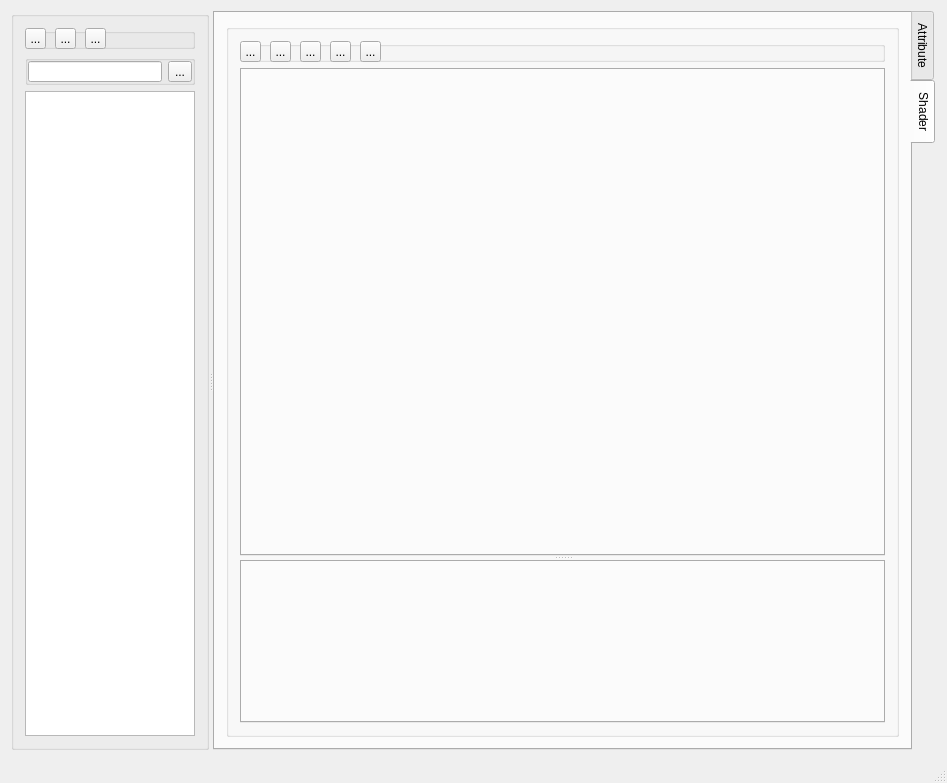
<?xml version="1.0" encoding="UTF-8"?>
<ui version="4.0">
 <class>QtGuiApplicationClass</class>
 <widget class="QMainWindow" name="QtGuiApplicationClass">
  <property name="geometry">
   <rect>
    <x>0</x>
    <y>0</y>
    <width>947</width>
    <height>783</height>
   </rect>
  </property>
  <property name="windowTitle">
   <string>QtGuiApplication</string>
  </property>
  <widget class="QWidget" name="centralWidget">
   <layout class="QHBoxLayout" name="horizontalLayout_3">
    <item>
     <widget class="QSplitter" name="splitter">
      <property name="orientation">
       <enum>Qt::Horizontal</enum>
      </property>
      <widget class="QGroupBox" name="groupBox_2">
       <property name="sizePolicy">
        <sizepolicy hsizetype="Preferred" vsizetype="Preferred">
         <horstretch>1</horstretch>
         <verstretch>0</verstretch>
        </sizepolicy>
       </property>
       <property name="title">
        <string/>
       </property>
       <layout class="QVBoxLayout" name="verticalLayout_2">
        <item>
         <widget class="QGroupBox" name="groupBox">
          <property name="sizePolicy">
           <sizepolicy hsizetype="Preferred" vsizetype="Fixed">
            <horstretch>0</horstretch>
            <verstretch>0</verstretch>
           </sizepolicy>
          </property>
          <property name="minimumSize">
           <size>
            <width>0</width>
            <height>21</height>
           </size>
          </property>
          <property name="maximumSize">
           <size>
            <width>16777215</width>
            <height>21</height>
           </size>
          </property>
          <property name="title">
           <string/>
          </property>
          <widget class="QToolButton" name="addPipeline">
           <property name="geometry">
            <rect>
             <x>0</x>
             <y>0</y>
             <width>21</width>
             <height>21</height>
            </rect>
           </property>
           <property name="text">
            <string>...</string>
           </property>
           <property name="icon">
            <iconset resource="shader_editor.qrc">
             <normaloff>:/image/misc/add.png</normaloff>:/image/misc/add.png</iconset>
           </property>
          </widget>
          <widget class="QToolButton" name="removePipeline">
           <property name="geometry">
            <rect>
             <x>30</x>
             <y>0</y>
             <width>21</width>
             <height>21</height>
            </rect>
           </property>
           <property name="text">
            <string>...</string>
           </property>
           <property name="icon">
            <iconset resource="shader_editor.qrc">
             <normaloff>:/image/misc/delete.png</normaloff>:/image/misc/delete.png</iconset>
           </property>
          </widget>
          <widget class="QToolButton" name="explorerPipeline">
           <property name="geometry">
            <rect>
             <x>60</x>
             <y>0</y>
             <width>21</width>
             <height>21</height>
            </rect>
           </property>
           <property name="text">
            <string>...</string>
           </property>
           <property name="icon">
            <iconset resource="shader_editor.qrc">
             <normaloff>:/image/misc/open.png</normaloff>:/image/misc/open.png</iconset>
           </property>
          </widget>
         </widget>
        </item>
        <item>
         <widget class="QGroupBox" name="groupBox_5">
          <property name="sizePolicy">
           <sizepolicy hsizetype="Preferred" vsizetype="Fixed">
            <horstretch>0</horstretch>
            <verstretch>0</verstretch>
           </sizepolicy>
          </property>
          <property name="minimumSize">
           <size>
            <width>0</width>
            <height>0</height>
           </size>
          </property>
          <property name="maximumSize">
           <size>
            <width>16777215</width>
            <height>30</height>
           </size>
          </property>
          <property name="title">
           <string/>
          </property>
          <property name="alignment">
           <set>Qt::AlignLeading|Qt::AlignLeft|Qt::AlignTop</set>
          </property>
          <layout class="QHBoxLayout" name="horizontalLayout_2">
           <property name="leftMargin">
            <number>0</number>
           </property>
           <property name="topMargin">
            <number>0</number>
           </property>
           <property name="rightMargin">
            <number>0</number>
           </property>
           <property name="bottomMargin">
            <number>0</number>
           </property>
           <item>
            <widget class="QLineEdit" name="pipelineNameEdit"/>
           </item>
           <item>
            <widget class="QToolButton" name="savePipeline">
             <property name="text">
              <string>...</string>
             </property>
             <property name="icon">
              <iconset resource="shader_editor.qrc">
               <normaloff>:/image/misc/save.png</normaloff>:/image/misc/save.png</iconset>
             </property>
            </widget>
           </item>
          </layout>
         </widget>
        </item>
        <item>
         <widget class="QListWidget" name="pipelineList"/>
        </item>
       </layout>
      </widget>
      <widget class="QTabWidget" name="tabWidget">
       <property name="sizePolicy">
        <sizepolicy hsizetype="Expanding" vsizetype="Expanding">
         <horstretch>5</horstretch>
         <verstretch>0</verstretch>
        </sizepolicy>
       </property>
       <property name="tabPosition">
        <enum>QTabWidget::East</enum>
       </property>
       <property name="currentIndex">
        <number>1</number>
       </property>
       <widget class="QWidget" name="tab1">
        <attribute name="title">
         <string>Attribute</string>
        </attribute>
       </widget>
       <widget class="QWidget" name="tab2">
        <attribute name="title">
         <string>Shader</string>
        </attribute>
        <layout class="QHBoxLayout" name="horizontalLayout">
         <item>
          <widget class="QGroupBox" name="groupBox_3">
           <property name="sizePolicy">
            <sizepolicy hsizetype="Preferred" vsizetype="Preferred">
             <horstretch>4</horstretch>
             <verstretch>0</verstretch>
            </sizepolicy>
           </property>
           <property name="title">
            <string/>
           </property>
           <layout class="QVBoxLayout" name="verticalLayout">
            <item>
             <widget class="QGroupBox" name="groupBox_4">
              <property name="sizePolicy">
               <sizepolicy hsizetype="Preferred" vsizetype="Fixed">
                <horstretch>0</horstretch>
                <verstretch>0</verstretch>
               </sizepolicy>
              </property>
              <property name="minimumSize">
               <size>
                <width>0</width>
                <height>21</height>
               </size>
              </property>
              <property name="maximumSize">
               <size>
                <width>16777215</width>
                <height>21</height>
               </size>
              </property>
              <property name="title">
               <string/>
              </property>
              <widget class="QToolButton" name="addStage">
               <property name="geometry">
                <rect>
                 <x>0</x>
                 <y>0</y>
                 <width>21</width>
                 <height>21</height>
                </rect>
               </property>
               <property name="text">
                <string>...</string>
               </property>
               <property name="icon">
                <iconset resource="shader_editor.qrc">
                 <normaloff>:/image/misc/add.png</normaloff>:/image/misc/add.png</iconset>
               </property>
              </widget>
              <widget class="QToolButton" name="removeStage">
               <property name="geometry">
                <rect>
                 <x>30</x>
                 <y>0</y>
                 <width>21</width>
                 <height>21</height>
                </rect>
               </property>
               <property name="text">
                <string>...</string>
               </property>
               <property name="icon">
                <iconset resource="shader_editor.qrc">
                 <normaloff>:/image/misc/delete.png</normaloff>:/image/misc/delete.png</iconset>
               </property>
              </widget>
              <widget class="QToolButton" name="saveStage">
               <property name="geometry">
                <rect>
                 <x>60</x>
                 <y>0</y>
                 <width>21</width>
                 <height>21</height>
                </rect>
               </property>
               <property name="text">
                <string>...</string>
               </property>
               <property name="icon">
                <iconset resource="shader_editor.qrc">
                 <normaloff>:/image/misc/save.png</normaloff>:/image/misc/save.png</iconset>
               </property>
              </widget>
              <widget class="QToolButton" name="toSpv">
               <property name="geometry">
                <rect>
                 <x>90</x>
                 <y>0</y>
                 <width>21</width>
                 <height>21</height>
                </rect>
               </property>
               <property name="text">
                <string>...</string>
               </property>
               <property name="icon">
                <iconset resource="shader_editor.qrc">
                 <normaloff>:/image/misc/spv.png</normaloff>:/image/misc/spv.png</iconset>
               </property>
              </widget>
              <widget class="QToolButton" name="explorerStage">
               <property name="geometry">
                <rect>
                 <x>120</x>
                 <y>0</y>
                 <width>21</width>
                 <height>21</height>
                </rect>
               </property>
               <property name="text">
                <string>...</string>
               </property>
               <property name="icon">
                <iconset resource="shader_editor.qrc">
                 <normaloff>:/image/misc/open.png</normaloff>:/image/misc/open.png</iconset>
               </property>
              </widget>
             </widget>
            </item>
            <item>
             <widget class="QSplitter" name="splitter_2">
              <property name="orientation">
               <enum>Qt::Vertical</enum>
              </property>
              <widget class="QTabWidget" name="stageTab">
               <property name="sizePolicy">
                <sizepolicy hsizetype="Expanding" vsizetype="Expanding">
                 <horstretch>0</horstretch>
                 <verstretch>3</verstretch>
                </sizepolicy>
               </property>
              </widget>
              <widget class="QTabWidget" name="bottomTab">
               <property name="sizePolicy">
                <sizepolicy hsizetype="Expanding" vsizetype="Expanding">
                 <horstretch>0</horstretch>
                 <verstretch>1</verstretch>
                </sizepolicy>
               </property>
              </widget>
             </widget>
            </item>
           </layout>
          </widget>
         </item>
        </layout>
       </widget>
      </widget>
     </widget>
    </item>
   </layout>
  </widget>
  <widget class="QMenuBar" name="menuBar">
   <property name="geometry">
    <rect>
     <x>0</x>
     <y>0</y>
     <width>947</width>
     <height>26</height>
    </rect>
   </property>
  </widget>
  <widget class="QStatusBar" name="statusBar"/>
 </widget>
 <layoutdefault spacing="6" margin="11"/>
 <resources>
  <include location="shader_editor.qrc"/>
 </resources>
 <connections/>
</ui>
